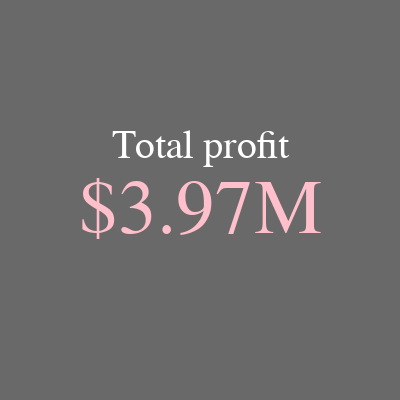

Notebook code for this chart:
### Code cell
fig7 = go.Figure()
fig7.add_trace( go.Indicator(
    mode = "number",
    value = sum(data['Order Profit Per Order']),
    number = {'prefix': "$"},
    title = {"text": "<span style='font-size:2em;color:white'>Total profit</span>"},
    domain = {'x': [1, 1], 'y': [0, 1]}))

fig7.update_layout( 
                    uniformtext_minsize=12,
                    paper_bgcolor='rgb(105,105,105)',
                    uniformtext_mode='hide',
                    font = dict(color = 'pink', family = "Arial"),
                    height = 400,
                    width = 400
                    )
               
fig7.show()

### Figure 1 — Plotly figure (JSON) as saved in the notebook; plotly's stock layout.template omitted (floating-point values rounded to 4 significant figures)
{"data": [{"domain": {"x": [1, 1], "y": [0, 1]}, "mode": "number", "number": {"prefix": "$"}, "title": {"text": "<span style='font-size:2em;color:white'>Total profit</span>"}, "type": "indicator", "value": 3967000.0}], "layout": {"font": {"color": "pink", "family": "Arial"}, "height": 400, "paper_bgcolor": "rgb(105,105,105)", "uniformtext": {"minsize": 12, "mode": "hide"}, "width": 400}}
